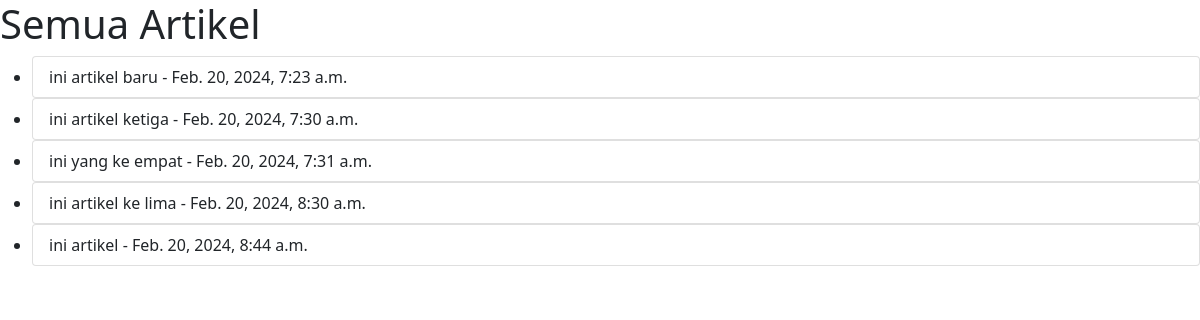
/articles/shows/, run on the app's committed database.
### article/models.py (models this page shows)
class Article(models.Model):
    uuid = models.UUIDField(primary_key=True, default=uuid4,editable=False)
    title = models.CharField(max_length=191)
    content = models.TextField()
    created_by = models.ForeignKey(
        settings.AUTH_USER_MODEL, on_delete=models.CASCADE,
        related_name='%(class)s_created_by'
    )
    created_at = models.DateTimeField(auto_now_add=True)

### article/views.py (the view, shortened to what this page needs)
# urls.py: path('shows/',ListArticleViews.as_view()),
class ListArticleViews(ListView):
    model = Article
    template_name = "article_list.html"
    def get_context_data(self, object_list=None, **kwargs):
        context = super().get_context_data()
        context['now'] = timezone.now()
        return context

### article/templates/article_list.html (shortened to what this page needs)
<!DOCTYPE html>
<html lang="en">
<head>
</head>
<body>
    {% extends 'layout.html'%}
    {% block container %}
    <h1>Semua Artikel</h1>
    <ul>
        {% for item in object_list %}
        <li>
            <div class="list-group">
           <a href="/articles/read/{{item.uuid}}" class="list-group-item list-group-item-action" aria-current="true">{{item.title}} - {{item.created_at}} </a>
            </div>
        </li>
        {% endfor %}
    </ul>
    {% endblock %}

### article/templates/layout.html (shortened to what this page needs)
<!doctype html>
<html lang="en">
  <head>
    <link href="https://cdn.jsdelivr.net/npm/bootstrap@5.0.2/dist/css/bootstrap.min.css" rel="stylesheet">
  </head>
  <body>
     {% block container %}{% endblock %}
  </body>
</html>

### data on the page
Article: title "ini artikel baru", created_at "Feb. 20, 2024, 7:23 a.m."
Article: title "ini artikel ketiga", created_at "Feb. 20, 2024, 7:30 a.m."
Article: title "ini yang ke empat", created_at "Feb. 20, 2024, 7:31 a.m."
Article: title "ini artikel ke lima", created_at "Feb. 20, 2024, 8:30 a.m."
Article: title "ini artikel", created_at "Feb. 20, 2024, 8:44 a.m."
